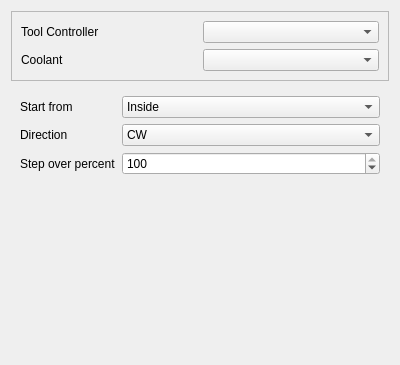
<?xml version="1.0" encoding="UTF-8"?>
<ui version="4.0">
 <class>Form</class>
 <widget class="QWidget" name="Form">
  <property name="geometry">
   <rect>
    <x>0</x>
    <y>0</y>
    <width>400</width>
    <height>365</height>
   </rect>
  </property>
  <property name="windowTitle">
   <string>Form</string>
  </property>
  <layout class="QGridLayout" name="gridLayout_2">
   <item row="0" column="0">
    <widget class="QFrame" name="frame">
     <property name="frameShape">
      <enum>QFrame::StyledPanel</enum>
     </property>
     <property name="frameShadow">
      <enum>QFrame::Raised</enum>
     </property>
     <layout class="QGridLayout" name="gridLayout">
      <item row="0" column="0">
       <widget class="QLabel" name="label">
        <property name="text">
         <string>Tool Controller</string>
        </property>
       </widget>
      </item>
      <item row="0" column="1">
       <widget class="QComboBox" name="toolController">
        <property name="toolTip">
         <string notr="true">&lt;html&gt;&lt;head/&gt;&lt;body&gt;&lt;p&gt;The tool and its settings to be used for this operation.&lt;/p&gt;&lt;/body&gt;&lt;/html&gt;</string>
        </property>
       </widget>
      </item>
      <item row="1" column="0">
       <widget class="QLabel" name="label_5">
        <property name="text">
         <string>Coolant</string>
        </property>
       </widget>
      </item>
      <item row="1" column="1">
       <widget class="QComboBox" name="coolantController">
        <property name="toolTip">
         <string notr="true">&lt;html&gt;&lt;head/&gt;&lt;body&gt;&lt;p&gt;The tool and its settings to be used for this operation.&lt;/p&gt;&lt;/body&gt;&lt;/html&gt;</string>
        </property>
       </widget>
      </item>
     </layout>
    </widget>
   </item>
   <item row="1" column="0">
    <widget class="QWidget" name="widget" native="true">
     <layout class="QFormLayout" name="formLayout">
      <item row="0" column="0">
       <widget class="QLabel" name="label_2">
        <property name="text">
         <string>Start from</string>
        </property>
       </widget>
      </item>
      <item row="0" column="1">
       <widget class="QComboBox" name="startSide">
        <property name="toolTip">
         <string notr="true">&lt;html&gt;&lt;head/&gt;&lt;body&gt;&lt;p&gt;Specify if the helix operation should start at the inside and work its way outwards, or start at the outside and work its way to the center.&lt;/p&gt;&lt;/body&gt;&lt;/html&gt;</string>
        </property>
        <item>
         <property name="text">
          <string>Inside</string>
         </property>
        </item>
        <item>
         <property name="text">
          <string>Outside</string>
         </property>
        </item>
       </widget>
      </item>
      <item row="1" column="0">
       <widget class="QLabel" name="label_3">
        <property name="text">
         <string>Direction</string>
        </property>
       </widget>
      </item>
      <item row="1" column="1">
       <widget class="QComboBox" name="direction">
        <property name="toolTip">
         <string notr="true">&lt;html&gt;&lt;head/&gt;&lt;body&gt;&lt;p&gt;The direction for the helix, clockwise or counter clockwise.&lt;/p&gt;&lt;/body&gt;&lt;/html&gt;</string>
        </property>
        <item>
         <property name="text">
          <string>CW</string>
         </property>
        </item>
        <item>
         <property name="text">
          <string>CCW</string>
         </property>
        </item>
       </widget>
      </item>
      <item row="2" column="0">
       <widget class="QLabel" name="label_4">
        <property name="text">
         <string>Step over percent</string>
        </property>
       </widget>
      </item>
      <item row="2" column="1">
       <widget class="QSpinBox" name="stepOverPercent">
        <property name="toolTip">
         <string>&lt;html&gt;&lt;head/&gt;&lt;body&gt;&lt;p&gt;Specify the percent of the tool diameter each helix will be offset to the previous one.&lt;/p&gt;&lt;p&gt;&lt;br/&gt;&lt;/p&gt;&lt;p&gt;A step over of 100% means no overlap of the individual cuts.&lt;/p&gt;&lt;/body&gt;&lt;/html&gt;</string>
        </property>
        <property name="minimum">
         <number>1</number>
        </property>
        <property name="maximum">
         <number>100</number>
        </property>
        <property name="singleStep">
         <number>10</number>
        </property>
        <property name="value">
         <number>100</number>
        </property>
       </widget>
      </item>
     </layout>
    </widget>
   </item>
   <item row="2" column="0">
    <spacer name="verticalSpacer">
     <property name="orientation">
      <enum>Qt::Vertical</enum>
     </property>
     <property name="sizeHint" stdset="0">
      <size>
       <width>20</width>
       <height>40</height>
      </size>
     </property>
    </spacer>
   </item>
  </layout>
 </widget>
 <resources/>
 <connections/>
</ui>
